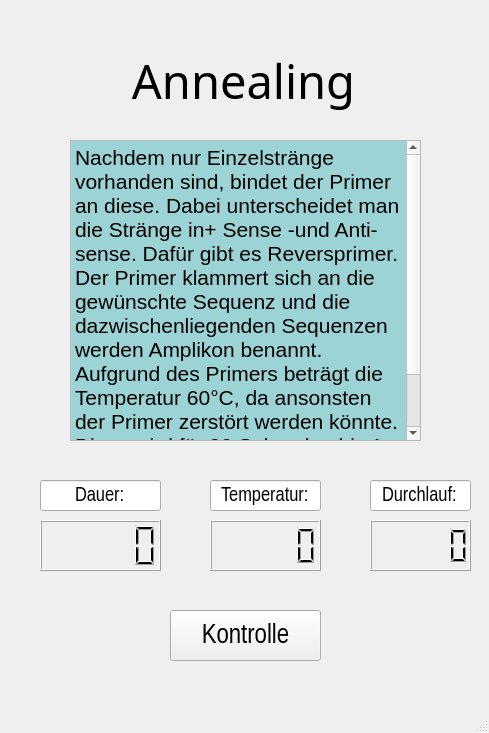
<?xml version="1.0" encoding="UTF-8"?>
<ui version="4.0">
 <class>AblaufWindowAneal</class>
 <widget class="QMainWindow" name="AblaufWindowAneal">
  <property name="geometry">
   <rect>
    <x>0</x>
    <y>0</y>
    <width>489</width>
    <height>733</height>
   </rect>
  </property>
  <property name="windowTitle">
   <string>Annealing</string>
  </property>
  <widget class="QWidget" name="centralwidget">
   <widget class="QTextEdit" name="textEdit">
    <property name="geometry">
     <rect>
      <x>70</x>
      <y>140</y>
      <width>351</width>
      <height>301</height>
     </rect>
    </property>
    <property name="readOnly">
     <bool>true</bool>
    </property>
    <property name="html">
     <string>&lt;!DOCTYPE HTML PUBLIC &quot;-//W3C//DTD HTML 4.0//EN&quot; &quot;http://www.w3.org/TR/REC-html40/strict.dtd&quot;&gt;
&lt;html&gt;&lt;head&gt;&lt;meta name=&quot;qrichtext&quot; content=&quot;1&quot; /&gt;&lt;meta charset=&quot;utf-8&quot; /&gt;&lt;style type=&quot;text/css&quot;&gt;
p, li { white-space: pre-wrap; }
hr { height: 1px; border-width: 0; }
li.unchecked::marker { content: &quot;\2610&quot;; }
li.checked::marker { content: &quot;\2612&quot;; }
&lt;/style&gt;&lt;/head&gt;&lt;body style=&quot; font-family:'Segoe UI'; font-size:9pt; font-weight:400; font-style:normal;&quot; bgcolor=&quot;#9cd4d6&quot;&gt;
&lt;p style=&quot; margin-top:12px; margin-bottom:12px; margin-left:0px; margin-right:0px; -qt-block-indent:0; text-indent:0px;&quot;&gt;&lt;span style=&quot; font-family:'Arial Narrow','sans-serif'; font-size:16pt;&quot;&gt;Nachdem nur Einzelstränge vorhanden sind, bindet der Primer an diese. Dabei unterscheidet man die Stränge in+ Sense -und Anti-sense. Dafür gibt es Reversprimer. Der Primer klammert sich an die gewünschte Sequenz und die dazwischenliegenden Sequenzen werden Amplikon benannt. Aufgrund des Primers beträgt die Temperatur 60°C, da ansonsten der Primer zerstört werden könnte. Diese wird für 30 Sekunden bis 1 Minute gehalten. Ein Strang hat ein 3‘ und ein 5‘ Anfang. &lt;/span&gt;&lt;/p&gt;&lt;/body&gt;&lt;/html&gt;</string>
    </property>
   </widget>
   <widget class="QLabel" name="label">
    <property name="geometry">
     <rect>
      <x>-2</x>
      <y>50</y>
      <width>491</width>
      <height>61</height>
     </rect>
    </property>
    <property name="font">
     <font>
      <family>Tw Cen MT</family>
      <pointsize>35</pointsize>
      <bold>false</bold>
     </font>
    </property>
    <property name="text">
     <string>Annealing</string>
    </property>
    <property name="alignment">
     <set>Qt::AlignCenter</set>
    </property>
   </widget>
   <widget class="QPushButton" name="btn_Kontrolle">
    <property name="geometry">
     <rect>
      <x>170</x>
      <y>610</y>
      <width>151</width>
      <height>51</height>
     </rect>
    </property>
    <property name="font">
     <font>
      <family>Arial Narrow</family>
      <pointsize>20</pointsize>
     </font>
    </property>
    <property name="text">
     <string>Kontrolle</string>
    </property>
   </widget>
   <widget class="QLCDNumber" name="DL_zaehler">
    <property name="geometry">
     <rect>
      <x>370</x>
      <y>520</y>
      <width>101</width>
      <height>51</height>
     </rect>
    </property>
   </widget>
   <widget class="QLineEdit" name="DL_line">
    <property name="geometry">
     <rect>
      <x>370</x>
      <y>480</y>
      <width>101</width>
      <height>31</height>
     </rect>
    </property>
    <property name="font">
     <font>
      <family>Arial Narrow</family>
      <pointsize>15</pointsize>
     </font>
    </property>
    <property name="text">
     <string>Durchlauf:</string>
    </property>
    <property name="alignment">
     <set>Qt::AlignCenter</set>
    </property>
    <property name="readOnly">
     <bool>true</bool>
    </property>
   </widget>
   <widget class="QLCDNumber" name="Timer_zaehler">
    <property name="geometry">
     <rect>
      <x>40</x>
      <y>520</y>
      <width>121</width>
      <height>51</height>
     </rect>
    </property>
   </widget>
   <widget class="QLineEdit" name="Dauer_line">
    <property name="geometry">
     <rect>
      <x>40</x>
      <y>480</y>
      <width>121</width>
      <height>31</height>
     </rect>
    </property>
    <property name="font">
     <font>
      <family>Arial Narrow</family>
      <pointsize>15</pointsize>
     </font>
    </property>
    <property name="text">
     <string>Dauer:</string>
    </property>
    <property name="alignment">
     <set>Qt::AlignCenter</set>
    </property>
    <property name="readOnly">
     <bool>true</bool>
    </property>
   </widget>
   <widget class="QLCDNumber" name="temp_sensA">
    <property name="geometry">
     <rect>
      <x>210</x>
      <y>520</y>
      <width>111</width>
      <height>51</height>
     </rect>
    </property>
   </widget>
   <widget class="QLineEdit" name="Temp_line">
    <property name="geometry">
     <rect>
      <x>210</x>
      <y>480</y>
      <width>111</width>
      <height>31</height>
     </rect>
    </property>
    <property name="font">
     <font>
      <family>Arial Narrow</family>
      <pointsize>15</pointsize>
     </font>
    </property>
    <property name="text">
     <string>Temperatur:</string>
    </property>
    <property name="alignment">
     <set>Qt::AlignCenter</set>
    </property>
    <property name="readOnly">
     <bool>true</bool>
    </property>
   </widget>
  </widget>
  <widget class="QMenuBar" name="menubar">
   <property name="geometry">
    <rect>
     <x>0</x>
     <y>0</y>
     <width>489</width>
     <height>22</height>
    </rect>
   </property>
  </widget>
  <widget class="QStatusBar" name="statusbar"/>
 </widget>
 <resources/>
 <connections/>
</ui>
